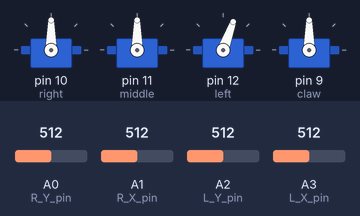
A sketch run on a simulated Arduino Uno, built with avr-gcc and run on an emulated ATmega328P. Shown: 4 × servo. Inputs (shaded band) come from the test bench; at power-on: A0 (R_Y_pin) = 512, A2 (L_Y_pin) = 512, A3 (L_X_pin) = 512, A1 (R_X_pin) = 512. What the sketch prints to the serial monitor is not drawn.

Above: at 1.2 s.
1.3 s: A0 (R_Y_pin) set to 230
2.8 s: A0 (R_Y_pin) set to 194
At 3.43 s:
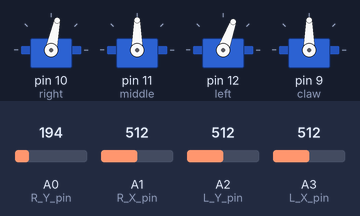
At 4.44 s:
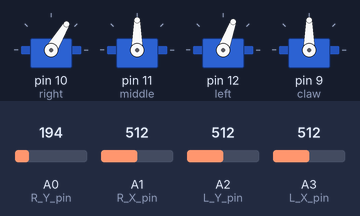
5.8 s: A2 (L_Y_pin) set to 224
8.8 s: A2 (L_Y_pin) set to 202
At 9.0 s:
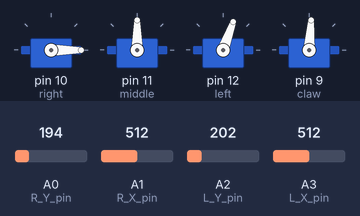
11.8 s: A3 (L_X_pin) set to 219
14.8 s: A3 (L_X_pin) set to 198
At 17.7 s:
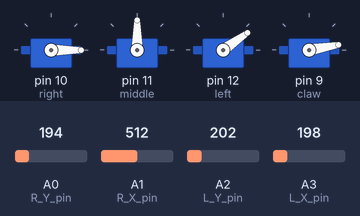
Timing chart, 0 to 18.8 s (numbered marks = the images above; inputs shaded):
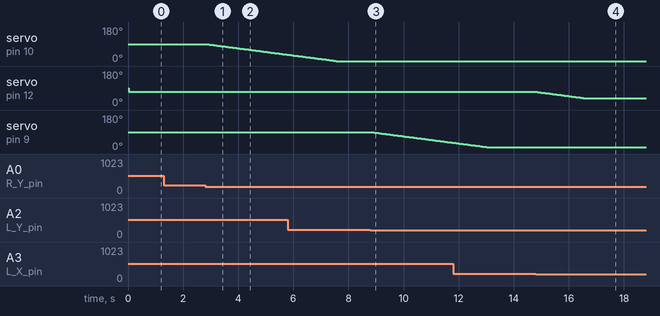

The sketch:

ThetaClawSketch.ino
```cpp
#include <Servo.h>

//define servos
Servo right;
Servo left;
Servo middle;
Servo claw;

//define joystick pins
const int R_SW_pin = 7; // Left joystick switch output connected to digital pin
const int R_X_pin = 1; // Left joystick X output connected to analog pin
const int R_Y_pin = 0; // Right joystick y output connected to analog pin

const int L_SW_pin = 6; // Left joystick switch output connected to digital pin
const int L_X_pin = 3; // Left joystick X output connected to analog pin
const int L_Y_pin = 2; // Right joystick y output connected to analog pin

//variables to store and read values from analog pins
int currRX = 0;
int currRY = 0;
int initJoyValRX = 0;
int initJoyValRY = 0;
int currLX = 0;
int currLY = 0;
int initJoyValLX = 0;
int initJoyValLY = 0;

void setup() {
  right.attach(10);
  middle.attach(11);
  left.attach(12);
  claw.attach(9);
  pinMode(L_SW_pin, INPUT);
  digitalWrite(L_SW_pin,HIGH);
  pinMode(R_SW_pin, INPUT);
  digitalWrite(R_SW_pin,HIGH);
  Serial.begin(115200);
  initJoyValLX = analogRead(L_X_pin);
  initJoyValLY = analogRead(L_Y_pin);
  initJoyValRX = analogRead(R_X_pin);
  initJoyValRY = analogRead(R_Y_pin);

  // get joystick values with no motion to remap later
  currRX = map(initJoyValRX, 0, 1023, 0, 180);
  currRY = map(initJoyValRY, 0, 1023, 0, 180);
  currLX = map(initJoyValLX, 0, 1023, 0, 180);
  currLY = map(initJoyValLY, 0, 1023, 0, 180);
}


int joyValRX_analog = 0;
int joyValRY_analog = 0;
int joyValRX = 0;
int joyValRY = 0;
int joyValLX_analog = 0;
int joyValLY_analog = 0;
int joyValLX = 0;
int joyValLY = 0;

void loop() {
  while(true){
    joyValRX_analog = analogRead(R_X_pin);
    delay(8);
    joyValRY_analog = analogRead(R_Y_pin);
    delay(8);
    joyValLX_analog = analogRead(L_X_pin);
    delay(8);
    joyValLY_analog = analogRead(L_Y_pin);
    delay(8);
    // remapping values so the initial joystick analog read is the default
    joyValRX = remap(joyValRX_analog, initJoyValRX);
    joyValRY = remap(joyValRY_analog, initJoyValRY);
    joyValLX = remap(joyValLX_analog, initJoyValLX);
    joyValLY = remap(joyValLY_analog, initJoyValLY);

    currRX += joyValRX;
    currRY += joyValRY;
    currRX = servoWrite(currRX, 90, 180); //right
    currRY = servoWrite(currRY, 0, 180); //middle

    currLX += joyValLX;
    currLY += joyValLY;
    currLX = servoWrite(currLX, 35, 70); //left
    currLY = servoWrite(currLY, 10, 145); //claw

    middle.write(currRX);
    right.write(currRY);
    left.write(currLX);
    claw.write(currLY);

    delay(20);
  }
}

int servoWrite(int curr, int minVal, int maxVal){
    if (curr > maxVal) {
      curr = maxVal;
    }
    else if (curr < minVal) {
      curr = minVal;
    }
    return curr;
}

int remap(int analog, int initJoyVal){
  int joyVal = 0;
  if (analog < 212) {
      joyVal = -1;
  }
  else if (analog > 812) {
      joyVal = 1;
  } else {
      joyVal = 0;
  }
  Serial.print(joyVal);
  return joyVal;
}

void resetServoPosition(int curr, Servo servo) {
  int new_val = 0;
  if (servo.read() < curr) {
    while (servo.read() < curr) {
      new_val = servo.read() + 3;
      servo.write(new_val);
      Serial.println(new_val);
      delay(50);
    }
  } else {
    while (servo.read() >= curr) {
      new_val = servo.read() - 3;
      servo.write(new_val);
      Serial.println(new_val);
      delay(50);
    }
  }
}
```

Measured:
- the behaviour switches between 212 and 211 on A0 (R_Y_pin) (found by bisection; images 0 and 1)
- the behaviour switches between 212 and 211 on A2 (L_Y_pin) (found by bisection; images 2 and 3)
- the behaviour switches between 212 and 211 on A3 (L_X_pin) (found by bisection; images 3 and 4)
- after the input at 1.3 s, every drawn part: stays the same
- after the input at 2.8 s, servo on pin 10 (right): moves from 90° to 34° over 2.9 s, starting at once
- after the input at 8.8 s, servo on pin 9 (claw): moves from 90° to 34° over 2.9 s, starting at once
- after the input at 14.8 s, servo on pin 12 (left): moves from 70° to 35° over 1.8 s, starting at once
